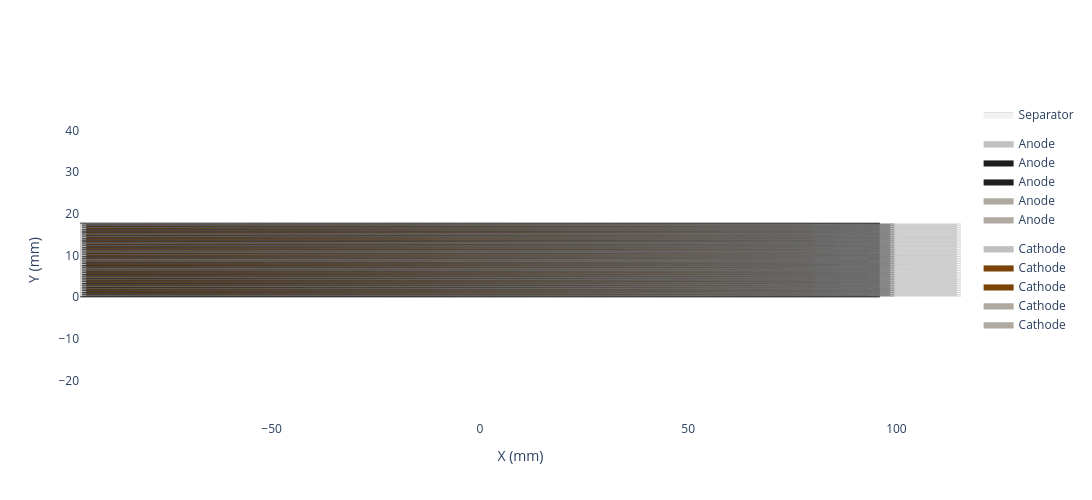

Notebook code cell kept with this figure:
### Code cell
my_stack.get_side_view(width=1600, height=500).show()
